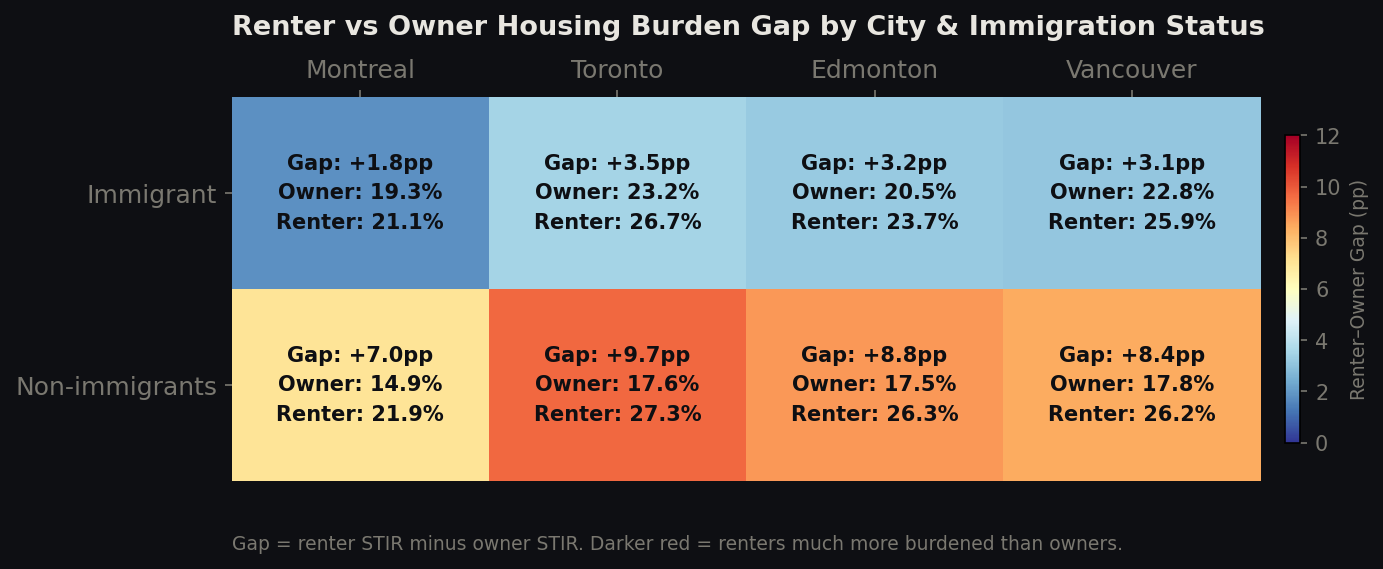

Recreate this plot in Python.
import pandas as pd
import matplotlib.pyplot as plt
import numpy as np

df = pd.read_csv('data/master_clean.csv')

cma = df[df['geography'].str.contains('CMA', na=False)].copy()
cma = cma[cma['immigrant_status'].isin(['Immigrant', 'Non-immigrants'])]

cities = ['Montreal', 'Toronto', 'Edmonton', 'Vancouver']
statuses = ['Immigrant', 'Non-immigrants']

# Build matrix: rows = status, cols = cities, values = renter_owner_gap
matrix = []
annot_gap = []
annot_owner = []
annot_renter = []

for status in statuses:
    row_gap, row_own, row_ren = [], [], []
    for city in cities:
        r = cma[(cma['city']==city) & (cma['immigrant_status']==status)]
        row_gap.append(round(r['renter_owner_gap'].values[0], 1) if len(r) else None)
        row_own.append(round(r['owner_stir'].values[0], 1) if len(r) else None)
        row_ren.append(round(r['renter_stir'].values[0], 1) if len(r) else None)
    matrix.append(row_gap)
    annot_gap.append(row_gap)
    annot_owner.append(row_own)
    annot_renter.append(row_ren)

matrix = np.array(matrix, dtype=float)

fig, ax = plt.subplots(figsize=(10, 4))
fig.patch.set_facecolor('#0e0f13')
ax.set_facecolor('#16181f')

# Color scale: low gap = blue, high gap = orange
im = ax.imshow(matrix, cmap='RdYlBu_r', aspect='auto', vmin=0, vmax=12)

# Labels
ax.set_xticks(range(len(cities)))
ax.set_xticklabels(cities, fontsize=12, color='#e8e6e0')
ax.set_yticks(range(len(statuses)))
ax.set_yticklabels(statuses, fontsize=12, color='#e8e6e0')
ax.tick_params(top=True, bottom=False, labeltop=True, labelbottom=False)
ax.tick_params(colors='#7a7870')

# Annotate each cell with 3 lines
for i in range(len(statuses)):
    for j in range(len(cities)):
        gap = annot_gap[i][j]
        own = annot_owner[i][j]
        ren = annot_renter[i][j]
        cell_text = f"Gap: +{gap}pp\nOwner: {own}%\nRenter: {ren}%"
        ax.text(j, i, cell_text, ha='center', va='center',
                fontsize=10, color='#0e0f13', fontweight='bold', linespacing=1.6)

# Colorbar
cbar = plt.colorbar(im, ax=ax, shrink=0.8, pad=0.02)
cbar.set_label('Renter–Owner Gap (pp)', color='#7a7870', fontsize=9)
cbar.ax.tick_params(colors='#7a7870')

ax.set_title('Renter vs Owner Housing Burden Gap by City & Immigration Status',
             fontsize=13, color='#e8e6e0', pad=30, loc='left', fontweight='bold')
ax.text(0, -0.18,
        'Gap = renter STIR minus owner STIR. Darker red = renters much more burdened than owners.',
        transform=ax.transAxes, fontsize=9, color='#7a7870')

ax.spines[['top','right','left','bottom']].set_visible(False)

plt.tight_layout()
plt.savefig('visuals/chart3_renter_owner_gap.png', dpi=150, bbox_inches='tight',
            facecolor='#0e0f13')
print("Saved: visuals/chart3_renter_owner_gap.png")
